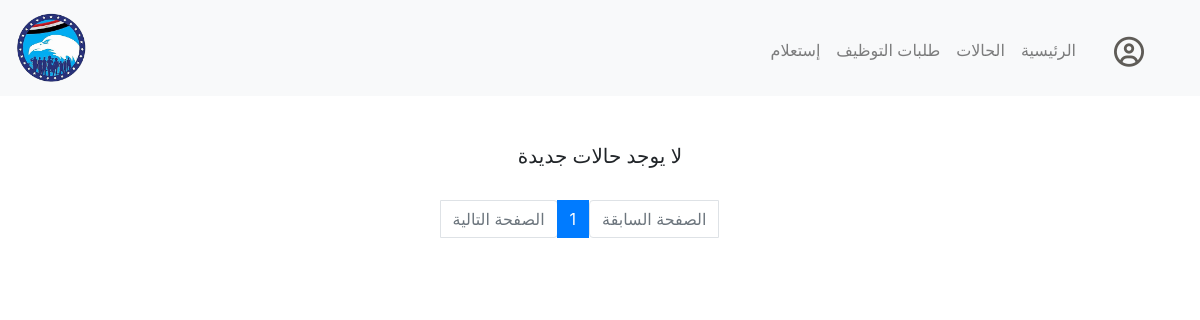
/allnewcases (signed in), run on an earlier commit of the app's database.
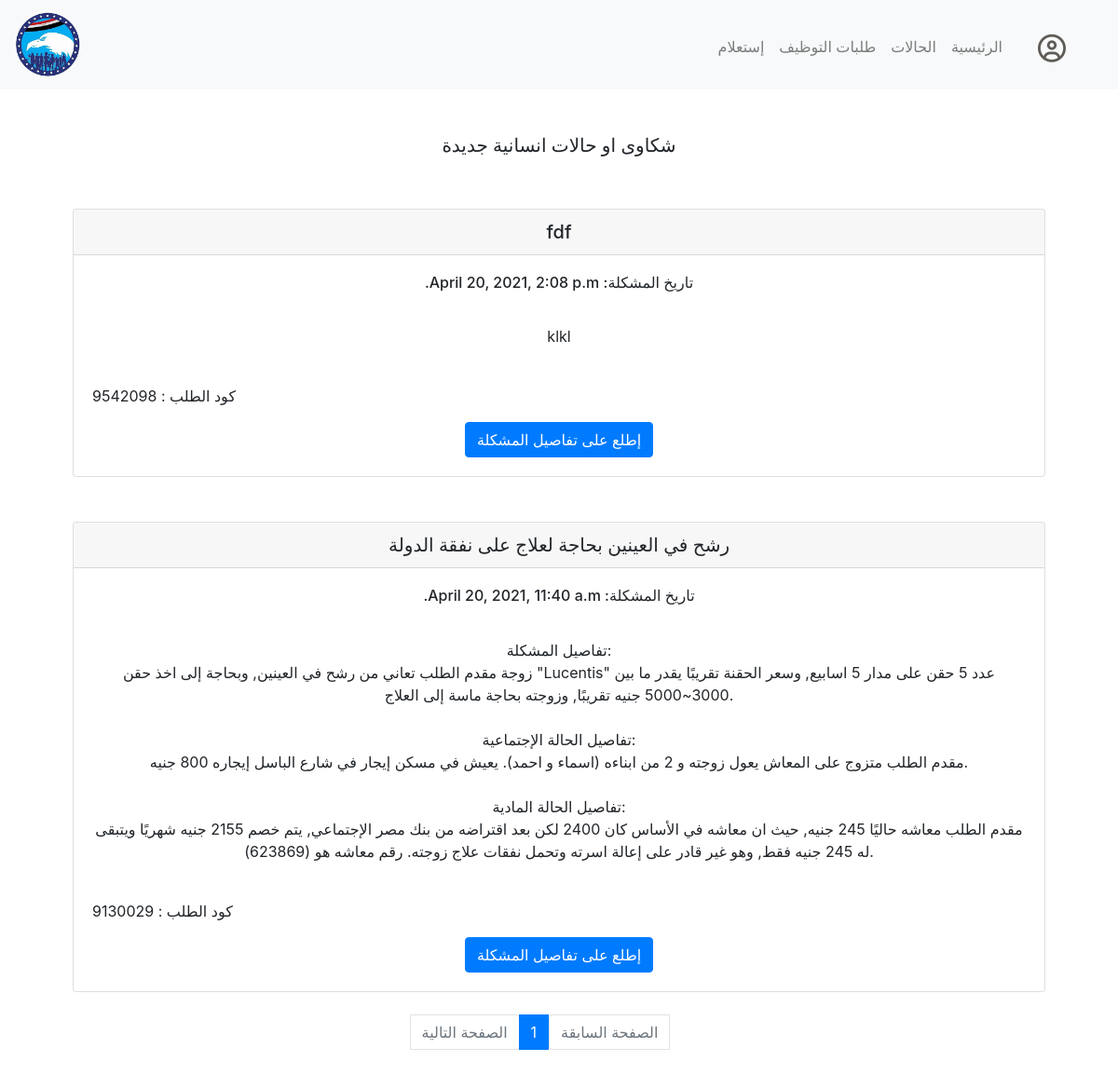
And on a later commit of the database.
### inhouse/models.py (models this page shows)
class Cases(models.Model):
    caseCode = models.CharField(max_length=12)
    casePersonaId = models.ForeignKey(Person, on_delete=models.CASCADE, related_name="complain")
    caseScannedDocs = models.FileField()
    caseTitle = models.CharField(max_length=64)
    caseDetails = models.TextField()
    caseStatus = models.CharField(max_length=20)
    caseDate = models.DateTimeField(auto_now_add=True, blank=True)
    caseResponsible = models.ForeignKey(settings.AUTH_USER_MODEL, on_delete=models.CASCADE, related_name="responsible")

### inhouse/views.py (the view)
# urls.py: path("allnewcases", views.allnewcases, name="newcases"),
def allnewcases(request):
    if not request.user.is_authenticated:
        return HttpResponseRedirect(reverse("login"))
    cases_list = Cases.objects.filter(caseStatus="new").order_by('-id')
    paginator = Paginator(cases_list, 5)
    try:
        page = int(request.GET.get('page', '1'))
    except:
        page = 1
    try:
        cases = paginator.page(page)
    except(EmptyPage, InvalidPage):
        cases = paginator.page(paginator.num_pages)
    return render(request, "inhouse/allcases.html", {
        "cases" : cases
    })

### inhouse/templates/inhouse/allcases.html (shortened to what this page needs)
{% extends "inhouse/layout.html" %}
{% block main %}
{% if cases %}
<h5>شكاوى او حالات انسانية جديدة</h5>
        {% for case in cases.object_list %}
        {% if case.caseStatus == 'new' %}
        <br><br>
        <div class="card">
            <h5 class="card-header">{{case.caseTitle}}</h5>
            <div class="card-body">
              <h6 dir="rtl" class="card-title">تاريخ المشكلة: {{case.caseDate}}</h6>
              <br>
              <p class="card-text">{{ case.caseDetails|linebreaksbr }}</p>
              <br>
              <p class="text-left"> كود الطلب : {{case.caseCode}}</p>
              <a href="{% url 'case' case.caseCode %}" class="btn btn-primary">إطلع على تفاصيل المشكلة</a>
            </div>
          </div>
        {% endif %}
        {% endfor %}
{% else %}
<h5>لا يوجد حالات جديدة</h5>
{% endif %}
<br>
<nav aria-label="Page navigation example ">
    <ul dir="rtl" class="pagination justify-content-center">
       {% if cases.has_previous %}
      <li class="page-item"><a class="page-link" href="?page={{ cases.previous_page_number}}">الصفحة السابقة</a></li>
      {% else %}
      <li class="page-item disabled"><a class="page-link disabled" aria-disabled="true" href="#">الصفحة السابقة</a></li>
      {% endif %}
      {% for pg in cases.paginator.page_range %}
      {% if cases.number == pg %}
      <li class="page-item active"><a class="page-link" href="?page={{pg}}">{{pg}}</a></li>
      {% else %}
      <li class="page-item"><a class="page-link" href="?page={{pg}}">{{pg}}</a></li>
      {% endif %}
      {% endfor %}
      {% if cases.has_next %}
      <li class="page-item"><a class="page-link" href="?page={{ cases.next_page_number}}">الصفحة التالية</a></li>
      {% else %}
      <li class="page-item disabled"><a class="page-link disabled" aria-disabled="true" href="#">الصفحة التالية</a></li>
      {% endif %}
    </ul>
  </nav>
{% endblock %}

What changed in the data, as far as the page shows it:
added Cases: caseTitle "fdf", caseDate "April 20, 2021, 2:08 p.m.", caseDetails "klkl", caseCode "9542098"
added Cases: caseTitle "رشح في العينين بحاجة لعلاج على نفقة الدولة", caseDate "April 20, 2021, 11:40 a.m.", caseDetails "تفاصيل المشكلة: زوجة مقدم الطلب تعاني من رشح في العينين, وبحاجة إلى اخذ حقن \"Lucentis\" عدد 5 حقن على مدار 5 اسابيع, وسعر الحقنة تقريبًا يقدر ما بين 3000~5000 جنيه تقريبًا, وزوجته بحاجة ماسة إلى العلاج. تفاصيل الحالة الإجتماعية: مقدم الطلب متزوج على المعاش يعول زوجته و 2 من ابناءه (اسماء و احمد). يعيش في مسكن إيجار في شارع الباسل إيجاره 800 جنيه. تفاصيل الحالة المادية: مقدم الطلب معاشه حاليًا 245 جنيه, حيث ان معاشه في الأساس كان 2400 لكن بعد اقتراضه من بنك مصر الإجتماعي, يتم خصم 2155 جنيه شهريًا ويتبقى له 245 جنيه فقط, وهو غير قادر على إعالة اسرته وتحمل نفقات علاج زوجته. رقم معاشه هو (623869).", caseCode "9130029"
Also different on the page:
text no longer shown: "لا يوجد حالات جديدة"
text now shown: "شكاوى او حالات انسانية جديدة"
